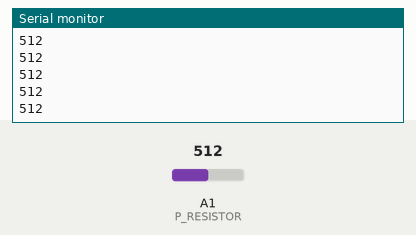
This sketch was run on a simulated Arduino Uno, built with avr-gcc and run on an emulated ATmega328P. On the bench: the last lines printed to the serial monitor. The test bench sets the inputs (shaded band); at power-on: A1 (P_RESISTOR) = 512.

Above: at 1.2 s.
1.3 s: A1 (P_RESISTOR) set to 716
At 1.56 s:
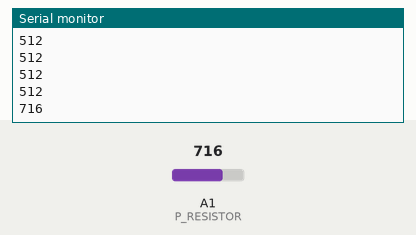
2.8 s: A1 (P_RESISTOR) set to 900
At 2.96 s:
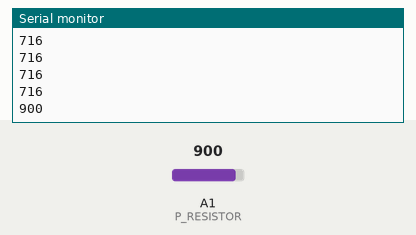
Timing chart, 0 to 5.8 s (numbered marks = the images above; inputs shaded):
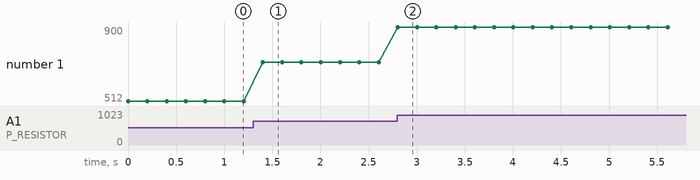

The sketch:

project7.0.ino
```cpp
#include "arduino_secrets.h"

#define P_RESISTOR A1

int pResVal;

void setup() {
  Serial.begin(9600);
}

void loop() {
  pResVal = analogRead(P_RESISTOR);

  Serial.println(pResVal);

  delay(200);
}
```

arduino_secrets.h
```cpp

```

Measured:
- after the input at 1.3 s, the serial monitor: prints a new line after 0.10 s (image 1)
- after the input at 2.8 s, the serial monitor: prints a new line at once (image 2)
- plotted number 1: 512 → 716 after the input at 1.3 s, 716 → 900 after the input at 2.8 s
